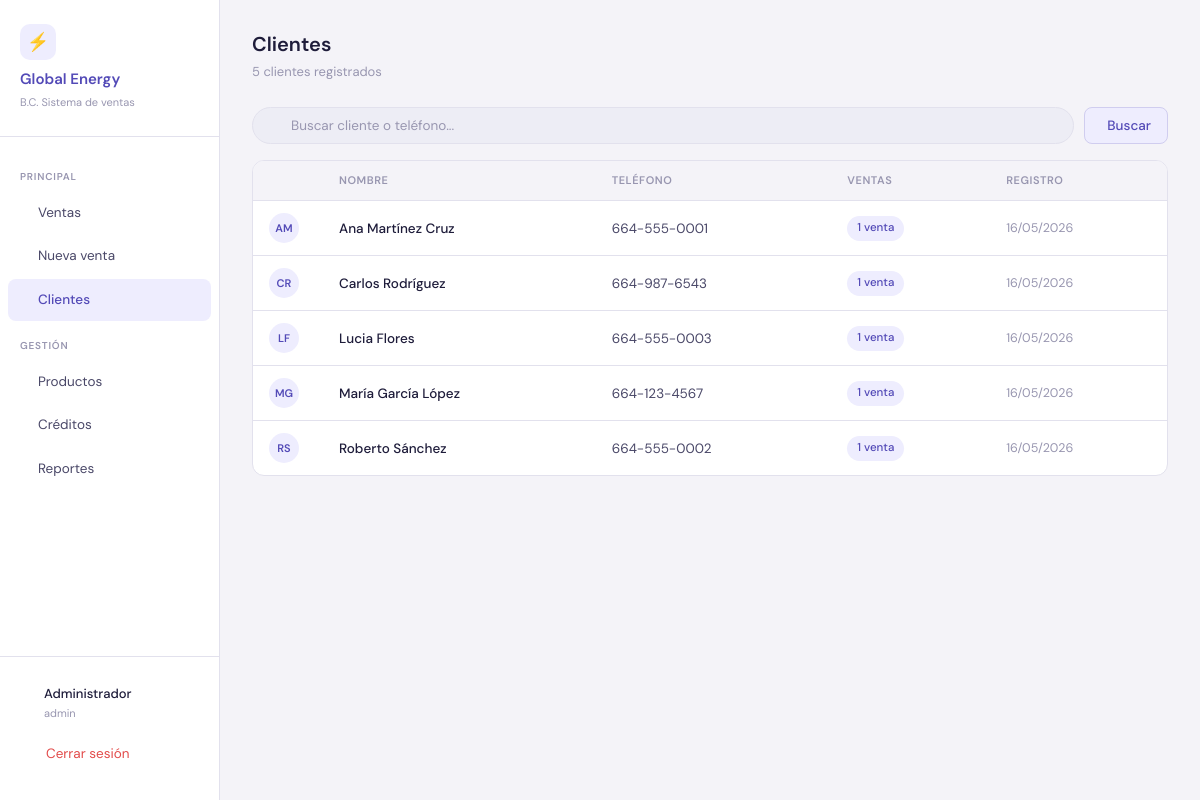
/clientes.php (signed in), run on the app's committed database.
### tables this page shows
CREATE TABLE IF NOT EXISTS clientes (
    id INT AUTO_INCREMENT PRIMARY KEY,
    nombre VARCHAR(100) NOT NULL,
    telefono VARCHAR(20),
    email VARCHAR(100),
    direccion TEXT,
    created_at TIMESTAMP DEFAULT CURRENT_TIMESTAMP
);

### includes/auth.php (called while the page is built, shortened)
<?php
function sanitizar($valor) {
    return htmlspecialchars(strip_tags(trim($valor)), ENT_QUOTES, 'UTF-8');
}
?>

### clientes.php (the view, shortened to what this page needs)
<?php
require 'includes/conexion.php';
require 'includes/auth.php';
$busqueda = sanitizar($_GET['q'] ?? '');
$where  = $busqueda ? "WHERE nombre LIKE :q OR telefono LIKE :q" : '';
$params = $busqueda ? [':q' => "%$busqueda%"] : [];
$stmt = $pdo->prepare("
    SELECT c.*, COUNT(v.id) AS total_ventas
    FROM clientes c
    LEFT JOIN ventas v ON v.cliente_id = c.id
    $where
    GROUP BY c.id
    ORDER BY c.nombre
");
$stmt->execute($params);
$clientes = $stmt->fetchAll();
function iniciales($n) {
    $p = explode(' ', trim($n));
    return strtoupper(substr($p[0],0,1).(isset($p[1])?substr($p[1],0,1):''));
}
require 'includes/header.php';
?>
<div class="topbar">
    <div>
        <div class="page-title">Clientes</div>
        <div class="page-subtitle"><?= count($clientes) ?> clientes registrados</div>
    </div>
</div>
<form method="GET">
    <div class="toolbar">
        <div class="search-wrap">
            <input type="text" name="q" placeholder="Buscar cliente o teléfono..."
                   value="<?= htmlspecialchars($busqueda) ?>">
        </div>
        <button type="submit" class="btn btn-outline"><i class="ti ti-search"></i> Buscar</button>
    </div>
</form>
<div class="table-wrap">
    <table>
        <thead>
            <tr>
                <th style="width:36px"></th>
                <th>Nombre</th>
                <th>Teléfono</th>
                <th>Ventas</th>
                <th>Registro</th>
            </tr>
        </thead>
        <tbody>
        <?php if (empty($clientes)): ?>
            <tr><td colspan="5" style="text-align:center;padding:40px;color:var(--gray-muted)">
                Sin clientes<?= $busqueda ? " para \"$busqueda\"" : '' ?>
            </td></tr>
        <?php else: ?>
            <?php foreach ($clientes as $c): ?>
            <tr>
                <td><div class="avatar"><?= iniciales($c['nombre']) ?></div></td>
                <td class="td-name"><?= htmlspecialchars($c['nombre']) ?></td>
                <td><?= htmlspecialchars($c['telefono'] ?: '—') ?></td>
                <td>
                    <?php if ($c['total_ventas'] > 0): ?>
                        <span class="badge badge-purple"><?= $c['total_ventas'] ?> venta<?= $c['total_ventas']!=1?'s':'' ?></span>
                    <?php else: ?>
                        <span style="color:var(--gray-muted);font-size:12px">Sin ventas</span>
                    <?php endif; ?>
                </td>
                <td style="color:var(--gray-muted);font-size:12.5px"><?= date('d/m/Y', strtotime($c['created_at'])) ?></td>
            </tr>
            <?php endforeach; ?>
        <?php endif; ?>
        </tbody>
    </table>
</div>
<?php require 'includes/footer.php'; ?>

### assets/css/style.css (style rules this page uses)
:root { --purple-main: #534AB7; --purple-light: #EEEDFE; --purple-mid: #7F77DD; --purple-dark: #3C3489; --gray-bg: #F4F3F8; --gray-card: #FFFFFF; --gray-border: #E2E1ED; --gray-input: #EDEDF5; --gray-muted: #9896B0; --text-dark: #1E1C3A; --text-body: #4A4868; --danger: #E24B4A; --success: #3B6D11; --success-bg: #EAF3DE; --warning: #854F0B; --warning-bg: #FAEEDA; --radius-sm: 8px; --radius-md: 12px; --radius-lg: 20px; --shadow-sm: 0 1px 3px rgba(83,74,183,.08); --shadow-md: 0 4px 16px rgba(83,74,183,.12); }
*, *::before, *::after { box-sizing: border-box; margin: 0; padding: 0; }
body { font-family: 'DM Sans', sans-serif; background: var(--gray-bg); color: var(--text-body); font-size: 14px; line-height: 1.6; min-height: 100vh; }
.topbar { display: flex; align-items: center; justify-content: space-between; margin-bottom: 24px; }
.page-title { font-size: 20px; font-weight: 600; color: var(--text-dark); }
.page-subtitle { font-size: 13px; color: var(--gray-muted); margin-top: 2px; }
.toolbar { display: flex; align-items: center; gap: 10px; margin-bottom: 16px; }
.search-wrap { flex: 1; position: relative; }
.search-wrap input { width: 100%; padding: 9px 14px 9px 38px; border: 1px solid var(--gray-border); border-radius: 30px; background: var(--gray-input); font-family: inherit; font-size: 13.5px; color: var(--text-dark); transition: border-color .15s; outline: none; }
.search-wrap input::placeholder { color: var(--gray-muted); }
.btn { display: inline-flex; align-items: center; gap: 6px; padding: 9px 16px; border-radius: var(--radius-sm); font-family: inherit; font-size: 13.5px; font-weight: 500; cursor: pointer; text-decoration: none; border: 1px solid transparent; transition: all .15s; white-space: nowrap; }
.btn-outline { background: var(--purple-light); color: var(--purple-main); border-color: #D0CDEF; }
.table-wrap { overflow-x: auto; border-radius: var(--radius-md); border: 1px solid var(--gray-border); background: var(--gray-card); }
table { width: 100%; border-collapse: collapse; }
thead th { padding: 11px 16px; text-align: left; font-size: 11px; font-weight: 600; color: var(--gray-muted); text-transform: uppercase; letter-spacing: .05em; background: var(--gray-bg); border-bottom: 1px solid var(--gray-border); }
tbody tr { border-bottom: 1px solid var(--gray-border); transition: background .1s; cursor: pointer; }
tbody tr:last-child { border-bottom: none; }
tbody td { padding: 12px 16px; font-size: 13.5px; color: var(--text-body); vertical-align: middle; }
.td-name { font-weight: 500; color: var(--text-dark); }
.avatar { width: 30px; height: 30px; border-radius: 50%; background: var(--purple-light); color: var(--purple-main); display: inline-flex; align-items: center; justify-content: center; font-size: 11px; font-weight: 600; margin-right: 8px; flex-shrink: 0; }
.badge { display: inline-flex; align-items: center; padding: 3px 10px; border-radius: 20px; font-size: 11.5px; font-weight: 500; }
.badge-purple { background: var(--purple-light); color: var(--purple-main); }

### data on the page
clientes: nombre "AM", nombre "Ana Martínez Cruz", telefono "664-555-0001", total_ventas "1", created_at "16/05/2026"
clientes: nombre "CR", nombre "Carlos Rodríguez", telefono "664-987-6543", total_ventas "1", created_at "16/05/2026"
clientes: nombre "LF", nombre "Lucia Flores", telefono "664-555-0003", total_ventas "1", created_at "16/05/2026"
clientes: nombre "MG", nombre "María García López", telefono "664-123-4567", total_ventas "1", created_at "16/05/2026"
clientes: nombre "RS", nombre "Roberto Sánchez", telefono "664-555-0002", total_ventas "1", created_at "16/05/2026"

### other printed values
usuarioActual()['nombre'] "Administrador"
usuarioActual()['rol'] "admin"
count($clientes) "5"
